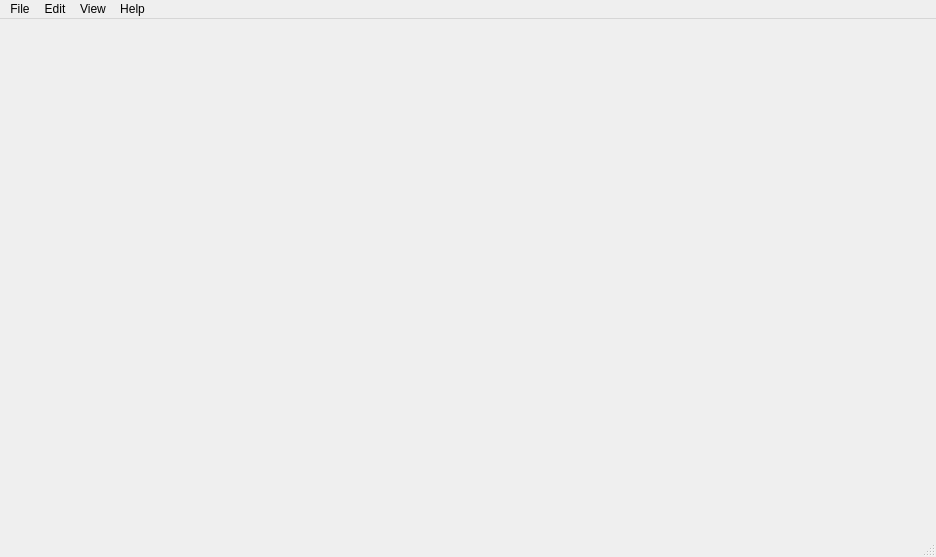
<?xml version="1.0" encoding="UTF-8"?>
<ui version="4.0">
 <class>mainWindow</class>
 <widget class="QMainWindow" name="mainWindow">
  <property name="geometry">
   <rect>
    <x>0</x>
    <y>0</y>
    <width>936</width>
    <height>557</height>
   </rect>
  </property>
  <property name="windowTitle">
   <string>DC1 Visualization</string>
  </property>
  <widget class="QWidget" name="centralwidget">
   <layout class="QGridLayout" name="gridLayout">
    <item row="0" column="0">
     <layout class="QHBoxLayout" name="horizontalLayout">
      <item>
       <widget class="PlotWidget" name="arrayMap" native="true"/>
      </item>
      <item>
       <layout class="QVBoxLayout" name="verticalLayout">
        <item>
         <layout class="QVBoxLayout" name="channelTraceLayout">
          <item>
           <widget class="PlotWidget" name="channelTrace1" native="true"/>
          </item>
          <item>
           <widget class="PlotWidget" name="channelTrace2" native="true"/>
          </item>
          <item>
           <widget class="PlotWidget" name="channelTrace3" native="true"/>
          </item>
          <item>
           <widget class="PlotWidget" name="channelTrace4" native="true"/>
          </item>
         </layout>
        </item>
        <item>
         <widget class="PlotWidget" name="noiseHistogramPlot" native="true"/>
        </item>
       </layout>
      </item>
     </layout>
    </item>
   </layout>
  </widget>
  <widget class="QStatusBar" name="statusbar"/>
  <widget class="QMenuBar" name="menubar">
   <property name="geometry">
    <rect>
     <x>0</x>
     <y>0</y>
     <width>936</width>
     <height>25</height>
    </rect>
   </property>
   <widget class="QMenu" name="menuFile">
    <property name="title">
     <string>File</string>
    </property>
    <addaction name="actionUpdateSession"/>
   </widget>
   <widget class="QMenu" name="menuEdit">
    <property name="title">
     <string>Edit</string>
    </property>
    <addaction name="actionPreferences"/>
    <addaction name="actionAnalysisParameters"/>
   </widget>
   <widget class="QMenu" name="menuView">
    <property name="title">
     <string>View</string>
    </property>
    <addaction name="actionIndividualChannelInfo"/>
    <addaction name="actionListElectrodesInfo"/>
   </widget>
   <widget class="QMenu" name="menuHelp">
    <property name="title">
     <string>Help</string>
    </property>
    <addaction name="actionDocumentation"/>
   </widget>
   <addaction name="menuFile"/>
   <addaction name="menuEdit"/>
   <addaction name="menuView"/>
   <addaction name="menuHelp"/>
  </widget>
  <action name="actionUpdateSession">
   <property name="text">
    <string>New session...</string>
   </property>
  </action>
  <action name="actionLoad_real_time_stream">
   <property name="text">
    <string>Load real-time stream...</string>
   </property>
  </action>
  <action name="action_changeLayout">
   <property name="text">
    <string>Change visualization style...</string>
   </property>
  </action>
  <action name="actionDocumentation">
   <property name="text">
    <string>Documentation</string>
   </property>
  </action>
  <action name="actionParameter_1">
   <property name="text">
    <string>Parameter 1</string>
   </property>
  </action>
  <action name="actionParameter_2">
   <property name="text">
    <string>Parameter 2</string>
   </property>
  </action>
  <action name="actionParameter_3">
   <property name="text">
    <string>Parameter 3</string>
   </property>
  </action>
  <action name="actionPreferences">
   <property name="text">
    <string>Session parameters...</string>
   </property>
  </action>
  <action name="actionAnalysisParameters">
   <property name="text">
    <string>GUI preferences...</string>
   </property>
  </action>
  <action name="actionSave">
   <property name="text">
    <string>Save</string>
   </property>
  </action>
  <action name="actionExport_to">
   <property name="text">
    <string>Export to...</string>
   </property>
  </action>
  <action name="actionParameter_4">
   <property name="text">
    <string>Toggle highlight spikes</string>
   </property>
  </action>
  <action name="actionParameter_5">
   <property name="text">
    <string>Toggle auto axis</string>
   </property>
  </action>
  <action name="actionParameter_6">
   <property name="text">
    <string>Parameter 1</string>
   </property>
  </action>
  <action name="actionParameter_7">
   <property name="text">
    <string>Parameter 2</string>
   </property>
  </action>
  <action name="actionParameter">
   <property name="text">
    <string>Parameter 3</string>
   </property>
  </action>
  <action name="actionParameter_8">
   <property name="text">
    <string>Parameter 1</string>
   </property>
  </action>
  <action name="actionParameter_9">
   <property name="text">
    <string>Parameter 2</string>
   </property>
  </action>
  <action name="actionParameter_10">
   <property name="text">
    <string>Parameter 3</string>
   </property>
  </action>
  <action name="action_tl_arraymap">
   <property name="text">
    <string>Array Map</string>
   </property>
  </action>
  <action name="action_tr_arraymap">
   <property name="text">
    <string>Array Map</string>
   </property>
  </action>
  <action name="action_bl_arraymap">
   <property name="text">
    <string>Array Map</string>
   </property>
  </action>
  <action name="action_br_arraymap_2">
   <property name="text">
    <string>Array Map</string>
   </property>
  </action>
  <action name="action_tl_channels">
   <property name="text">
    <string>Channel Traces</string>
   </property>
  </action>
  <action name="action_bl_channels">
   <property name="text">
    <string>Channel Traces</string>
   </property>
  </action>
  <action name="action_br_channels_2">
   <property name="text">
    <string>Channel Traces</string>
   </property>
  </action>
  <action name="action_tl_spikerate">
   <property name="text">
    <string>Spike Rate Plot</string>
   </property>
  </action>
  <action name="action_tl_electrodeminimap">
   <property name="text">
    <string>Electrode Minimap</string>
   </property>
  </action>
  <action name="action_hierlemann">
   <property name="text">
    <string>Hierlemann</string>
   </property>
  </action>
  <action name="action_modifiedhierlemann">
   <property name="text">
    <string>Modified Hierlemann</string>
   </property>
  </action>
  <action name="action_Highpass">
   <property name="text">
    <string>Highpass</string>
   </property>
  </action>
  <action name="actionSpike_detection">
   <property name="text">
    <string>Spike detection...</string>
   </property>
  </action>
  <action name="action_npz">
   <property name="text">
    <string>Numpy file (.npz)</string>
   </property>
  </action>
  <action name="action_mat">
   <property name="text">
    <string>MATLAB file (.mat)</string>
   </property>
  </action>
  <action name="action_save_npz">
   <property name="text">
    <string>Numpy file (.npz)</string>
   </property>
  </action>
  <action name="action_save_mat">
   <property name="text">
    <string>MATLAB file (.mat)</string>
   </property>
  </action>
  <action name="action_tr_channels">
   <property name="text">
    <string>Channel Traces</string>
   </property>
  </action>
  <action name="action_tr_spikerate">
   <property name="text">
    <string>Spike Rate Plot</string>
   </property>
  </action>
  <action name="action_tr_electrodeminimap">
   <property name="text">
    <string>Electrode Minimap</string>
   </property>
  </action>
  <action name="action_bl_spikerate">
   <property name="text">
    <string>Spike Rate Plot</string>
   </property>
  </action>
  <action name="action_bl_electrodeminimap">
   <property name="text">
    <string>Electrode Minimap</string>
   </property>
  </action>
  <action name="action_br_spikerate_2">
   <property name="text">
    <string>Spike Rate Plot</string>
   </property>
  </action>
  <action name="action_br_electrodeminimap_2">
   <property name="text">
    <string>Electrode Minimap</string>
   </property>
  </action>
  <action name="action_save_csv">
   <property name="text">
    <string>CSV file (.csv)</string>
   </property>
  </action>
  <action name="action_csv">
   <property name="text">
    <string>CSV file (.csv)</string>
   </property>
  </action>
  <action name="actionEntire_window">
   <property name="text">
    <string>Entire window</string>
   </property>
  </action>
  <action name="actionWindow_1">
   <property name="text">
    <string>Window 1</string>
   </property>
  </action>
  <action name="actionWindow_2">
   <property name="text">
    <string>Window 2</string>
   </property>
  </action>
  <action name="actionWindow_3">
   <property name="text">
    <string>Window 3</string>
   </property>
  </action>
  <action name="actionWindow_4">
   <property name="text">
    <string>Window 4</string>
   </property>
  </action>
  <action name="action_tl_tracesearch">
   <property name="text">
    <string>Trace Search</string>
   </property>
  </action>
  <action name="action_tr_tracesearch">
   <property name="text">
    <string>Trace Search</string>
   </property>
  </action>
  <action name="action_bl_tracesearch">
   <property name="text">
    <string>Trace Search</string>
   </property>
  </action>
  <action name="action_br_tracesearch_2">
   <property name="text">
    <string>Trace Search</string>
   </property>
  </action>
  <action name="actionToggle_light_dark_mode">
   <property name="text">
    <string>Toggle light/dark mode</string>
   </property>
  </action>
  <action name="actionToggle_profiling">
   <property name="text">
    <string>Toggle profiling</string>
   </property>
  </action>
  <action name="action_H0Bandpass">
   <property name="text">
    <string>h0 Bandpass</string>
   </property>
  </action>
  <action name="action_Auto">
   <property name="text">
    <string>Auto</string>
   </property>
  </action>
  <action name="action_FastBandpass">
   <property name="text">
    <string>Fast Bandpass</string>
   </property>
  </action>
  <action name="action_FasterBandpass">
   <property name="text">
    <string>Faster Bandpass</string>
   </property>
  </action>
  <action name="action_Litke">
   <property name="text">
    <string>Litke</string>
   </property>
  </action>
  <action name="action_None">
   <property name="text">
    <string>None</string>
   </property>
  </action>
  <action name="actionSpike_threshold">
   <property name="text">
    <string>Spike threshold...</string>
   </property>
  </action>
  <action name="actionTime_window">
   <property name="text">
    <string>Time window...</string>
   </property>
  </action>
  <action name="actionIndividualChannelInfo">
   <property name="text">
    <string>Individual channel analysis</string>
   </property>
  </action>
  <action name="actionListElectrodesInfo">
   <property name="text">
    <string>Electrode list analysis</string>
   </property>
  </action>
  <action name="actionToggleDarkMode">
   <property name="text">
    <string>Toggle dark mode</string>
   </property>
  </action>
  <action name="actionToggleProfiling">
   <property name="text">
    <string>Toggle profiling</string>
   </property>
  </action>
 </widget>
 <customwidgets>
  <customwidget>
   <class>PlotWidget</class>
   <extends>QWidget</extends>
   <header>pyqtgraph</header>
   <container>1</container>
  </customwidget>
 </customwidgets>
 <resources/>
 <connections/>
</ui>
